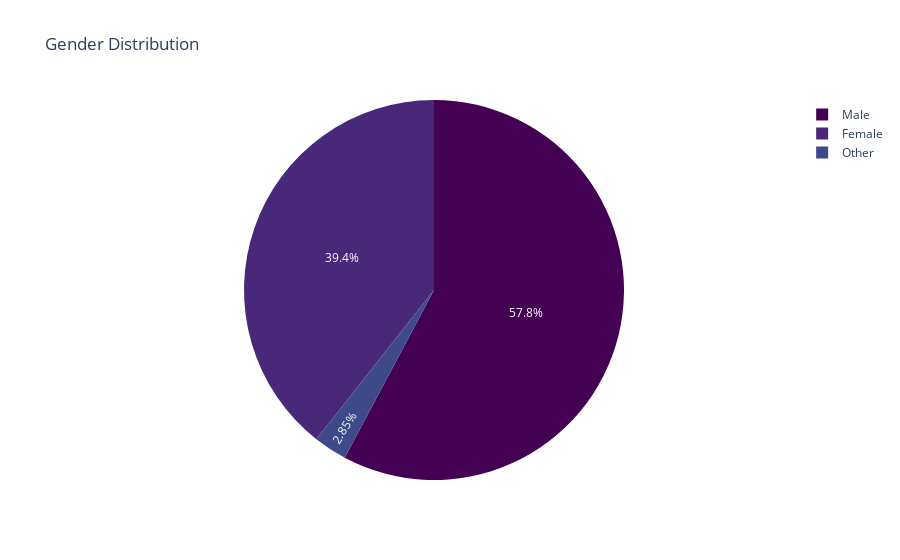

Source (notebook cell):
### Markdown cell above
The age column ranges from age 15 to 64. One thing to note is that most of the people present in the age column are of 25-29 age group with a count of 503. The second highest age group is 20-24 with a count of 386 people in it. People with lowest count is the age group 60-64 with a count of 2. Other age groups have people ranging from 4 to 49.

### Code cell
# Gender Distribution: Pie Chart
fig = px.pie(df, names='gender', title='Gender Distribution', color_discrete_sequence=px.colors.sequential.Viridis)
fig.show()  #for notebook
#fig.show("png") #for github it only supports non interactive

### Figure 1 — Plotly figure (JSON) as saved in the notebook; plotly's stock layout.template omitted (floating-point values rounded to 4 significant figures; data arrays with more than 128 entries replaced by an {"elided": "..."} marker saying what was removed)
{"data": [{"domain": {"x": [0, 1], "y": [0, 1]}, "hovertemplate": "gender=%{label}<extra></extra>", "labels": {"elided": "1054 str values"}, "legendgroup": "", "name": "", "showlegend": true, "type": "pie"}], "layout": {"legend": {"tracegroupgap": 0}, "piecolorway": ["#440154", "#482878", "#3e4989", "#31688e", "#26828e", "#1f9e89", "#35b779", "#6ece58", "#b5de2b", "#fde725"], "title": {"text": "Gender Distribution"}}}
